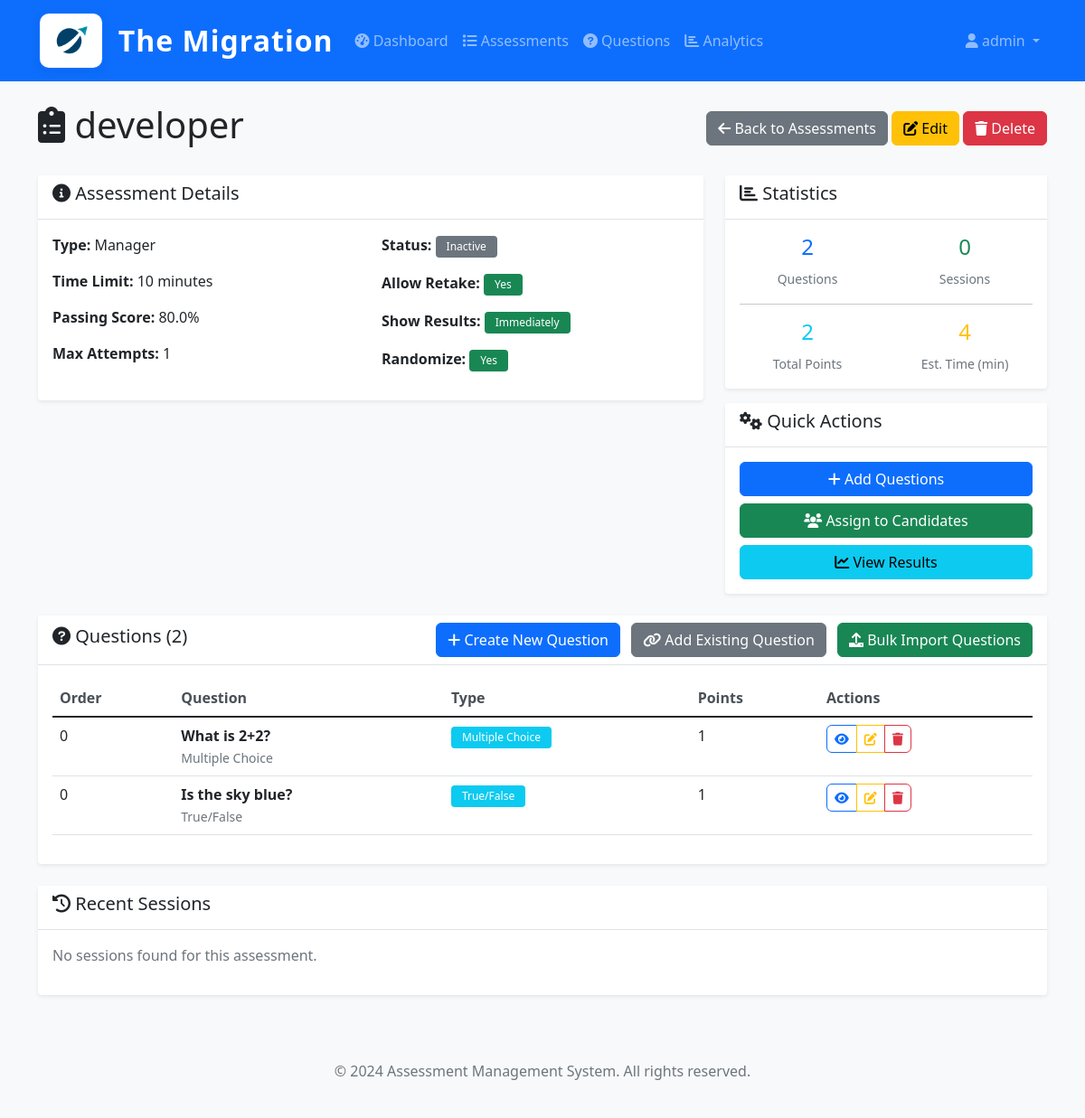
The page /assessments/admin/assessments/4/ (signed in) on the database as committed earlier.
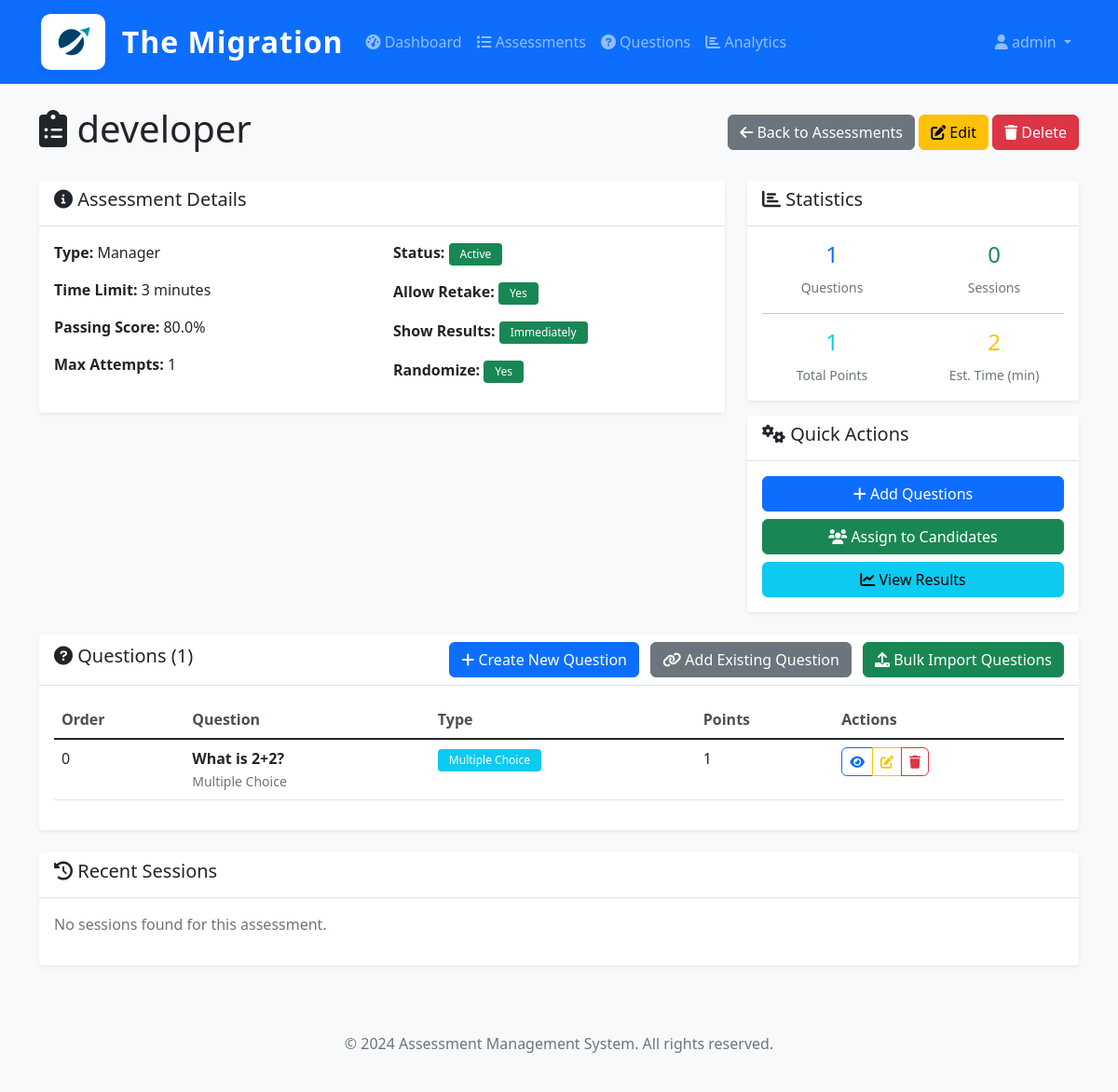
The same page on the database as committed later.
### assessments/models.py (models this page shows, shortened)
class Assessment(models.Model):
    name = models.CharField(max_length=200)
    description = models.TextField(blank=True)
    assessment_type = models.ForeignKey(Designation, on_delete=models.CASCADE, related_name='assessments')
    questions = models.ManyToManyField(Question, through='AssessmentQuestion', related_name='assessments')
    time_limit_minutes = models.PositiveIntegerField(default=60)
    randomize_questions = models.BooleanField(default=True)
    pass_threshold = models.FloatField(
        validators=[MinValueValidator(0.0), MaxValueValidator(100.0)],
        help_text="Pass threshold as percentage (0-100)"
    )
    max_attempts = models.PositiveIntegerField(default=1, help_text="Maximum attempts allowed")
    allow_retake = models.BooleanField(default=True, help_text="Allow candidates to retake this assessment")
    show_results_immediately = models.BooleanField(default=True, help_text="Show results immediately after completion")
    is_active = models.BooleanField(default=True)
    instructions = models.TextField(blank=True)
    created_by = models.ForeignKey(CustomUser, on_delete=models.SET_NULL, null=True, related_name='created_assessments')
    created_at = models.DateTimeField(auto_now_add=True)
    updated_at = models.DateTimeField(auto_now=True)
    class Meta:
        verbose_name = 'Assessment'
        verbose_name_plural = 'Assessments'
    def get_total_points(self):
        return sum(aq.points for aq in self.assessment_questions.all())
    def get_question_count(self):
        return self.assessment_questions.count()
    @property
    def total_points(self):
        return self.get_total_points()
    @property
    def estimated_time(self):
        question_count = self.get_question_count()
        return question_count * 2

class AssessmentQuestion(models.Model):
    assessment = models.ForeignKey(Assessment, on_delete=models.CASCADE, related_name='assessment_questions')
    question = models.ForeignKey(Question, on_delete=models.CASCADE, related_name='assessment_questions')
    order = models.PositiveIntegerField(default=0)
    points = models.PositiveIntegerField(default=1)
    class Meta:
        ordering = ['order']
        unique_together = ['assessment', 'question']

class Question(models.Model):
    QUESTION_TYPES = [
        ('MCQ', 'Multiple Choice'),
        ('TF', 'True/False'),
        ('SA', 'Short Answer'),
    ]
    assessment_type = models.ForeignKey(Designation, on_delete=models.CASCADE, related_name='questions')
    category = models.ForeignKey(QuestionCategory, on_delete=models.CASCADE, related_name='questions', null=True, blank=True)
    text = models.TextField()
    question_type = models.CharField(max_length=3, choices=QUESTION_TYPES)
    options = models.JSONField(null=True, blank=True, help_text="For MCQ: list of options")
    correct_answer = models.TextField()
    explanation = models.TextField(blank=True, help_text="Explanation for the correct answer")
    points = models.PositiveIntegerField(default=1, help_text="Points for this question")
    is_active = models.BooleanField(default=True)
    created_at = models.DateTimeField(auto_now_add=True)
    updated_at = models.DateTimeField(auto_now=True)
    class Meta:
        verbose_name = 'Question'
        verbose_name_plural = 'Questions'

class Designation(models.Model):
    name = models.CharField(max_length=100, unique=True)
    description = models.TextField(blank=True)
    is_active = models.BooleanField(default=True)
    created_at = models.DateTimeField(auto_now_add=True)
    updated_at = models.DateTimeField(auto_now=True)
    class Meta:
        verbose_name = 'Designation'
        verbose_name_plural = 'Designations'

### assessments/views.py (the view)
    def wrapper(request, *args, **kwargs):
        if not request.user.is_authenticated:
            return HttpResponseRedirect(reverse('admin_login'))
        if not is_authorized_admin(request.user):
            messages.error(request, 'Access denied. Only authorized administrators can access this system.')
            return HttpResponseRedirect(reverse('admin_login'))
        return view_func(request, *args, **kwargs)

### assessments/views.py (called while the page is built)
def is_authorized_admin(user):
    return (user.is_authenticated and
            user.role == 'admin' and
            user.email in AUTHORIZED_ADMIN_EMAILS)

def admin_required(view_func):
    def wrapper(request, *args, **kwargs):
        if not request.user.is_authenticated:
            return HttpResponseRedirect(reverse('admin_login'))
        if not is_authorized_admin(request.user):
            messages.error(request, 'Access denied. Only authorized administrators can access this system.')
            return HttpResponseRedirect(reverse('admin_login'))
        return view_func(request, *args, **kwargs)
    return wrapper

@admin_required
def assessment_detail(request, assessment_id):
    assessment = get_object_or_404(Assessment, id=assessment_id)
    questions = assessment.assessment_questions.select_related('question').order_by('order')
    sessions = assessment.sessions.select_related('user').order_by('-started_at')[:10]
    context = {
        'assessment': assessment,
        'questions': questions,
        'sessions': sessions,
    }
    return render(request, 'assessments/assessment_detail.html', context)

### assessments/templates/assessments/assessment_detail.html (shortened to what the changed rows need)
{% extends 'base.html' %}
{% block content %}
<div class="row">
    <div class="col-12">
        <div class="d-flex justify-content-between align-items-center mb-4">
            <h1><i class="fas fa-clipboard-list"></i> {{ assessment.name }}</h1>
            <div>
                <a href="{% url 'assessments:assessment_list' %}" class="btn btn-secondary">
                </a>
                <a href="{% url 'assessments:assessment_edit' assessment.id %}" class="btn btn-warning">
                </a>
                <button type="button" class="btn btn-danger delete-assessment-btn" data-assessment-name="{{ assessment.name }}" data-delete-url="{% url 'assessments:assessment_delete' assessment.id %}">
                </button>
            </div>
        </div>
    </div>
</div>
<div class="row mb-4">
    <div class="col-md-8">
        <div class="card">
            <div class="card-body">
                <div class="row">
                    <div class="col-md-6">
                        <p><strong>Type:</strong> {{ assessment.assessment_type.name }}</p>
                        <p><strong>Time Limit:</strong> {{ assessment.time_limit_minutes }} minutes</p>
                        <p><strong>Passing Score:</strong> {{ assessment.pass_threshold }}%</p>
                        <p><strong>Max Attempts:</strong> {{ assessment.max_attempts }}</p>
                    </div>
                    <div class="col-md-6">
                        <p><strong>Status:</strong>
                            <span class="badge bg-{% if assessment.is_active %}success{% else %}secondary{% endif %}">
                                {% if assessment.is_active %}Active{% else %}Inactive{% endif %}
                            </span>
                        </p>
                    </div>
                </div>
            </div>
        </div>
    </div>
    <div class="col-md-4">
        <div class="card">
            <div class="card-body">
                <div class="row text-center">
                    <div class="col-6">
                        <h4 class="text-primary">{{ questions.count }}</h4>
                        <small class="text-muted">Questions</small>
                    </div>
                </div>
                <div class="row text-center">
                    <div class="col-6">
                        <h4 class="text-info">{{ assessment.total_points }}</h4>
                        <small class="text-muted">Total Points</small>
                    </div>
                    <div class="col-6">
                        <h4 class="text-warning">{{ assessment.estimated_time }}</h4>
                        <small class="text-muted">Est. Time (min)</small>
                    </div>
                </div>
            </div>
        </div>
    </div>
</div>
<div class="row mb-4">
    <div class="col-12">
        <div class="card">
            <div class="card-header d-flex justify-content-between align-items-center">
                <h5><i class="fas fa-question-circle"></i> Questions ({{ questions.count }})</h5>
                <div>
                    <a href="{% url 'assessments:question_create' %}?assessment_id={{ assessment.id }}" class="btn btn-primary">
                    </a>
                    <a href="{% url 'assessments:add_existing_question' assessment.id %}" class="btn btn-secondary ms-2">
                    </a>
                    <a href="{% url 'assessments:bulk_import_questions_for_assessment' assessment.id %}" class="btn btn-success ms-2">
                    </a>
                </div>
            </div>
            <div class="card-body">
                {% if questions %}
                    <div class="table-responsive">
                        <table class="table table-hover">
                            <thead>
                                <tr>
                                    <th>Order</th>
                                    <th>Question</th>
                                    <th>Type</th>
                                    <th>Points</th>
                                    <th>Actions</th>
                                </tr>
                            </thead>
                            <tbody>
                                {% for aq in questions %}
                                <tr>
                                    <td>{{ aq.order }}</td>
                                    <td>
                                        <strong>{{ aq.question.text|truncatewords:15 }}</strong>
                                        <br><small class="text-muted">{{ aq.question.get_question_type_display }}</small>
                                    </td>
                                    <td>
                                        <span class="badge bg-info">{{ aq.question.get_question_type_display }}</span>
                                    </td>
                                    <td>{{ aq.question.points }}</td>
                                    <td>
                                        <div class="btn-group" role="group">
                                            <a href="{% url 'assessments:question_detail' aq.question.id %}" class="btn btn-sm btn-outline-primary">
                                                <i class="fas fa-eye"></i>
                                            </a>
                                            <a href="{% url 'assessments:question_edit' aq.question.id %}" class="btn btn-sm btn-outline-warning">
                                                <i class="fas fa-edit"></i>
                                            </a>
                                            <a href="{% url 'assessments:remove_assessment_question' aq.id %}" class="btn btn-sm btn-outline-danger">
                                                <i class="fas fa-trash"></i>
                                            </a>
                                        </div>
                                    </td>
                                </tr>
                                {% endfor %}
                            </tbody>
                        </table>
                    </div>
                {% endif %}
            </div>
        </div>
    </div>
</div>
{% endblock %}

Rows that differ between the two databases and show on the page:
removed AssessmentQuestion: order "0", question.text "Is the sky blue?", question.question_type "True/False", question.points "1"
changed Assessment "developer": time_limit_minutes "10" → "3"; is_active False → True (drawn); total_points "2" → "1"; estimated_time "4" → "2"
Other text that changed with them:
{{ questions.count }}: "2" → "1"
text no longer shown: "Inactive"
text now shown: "Active"
